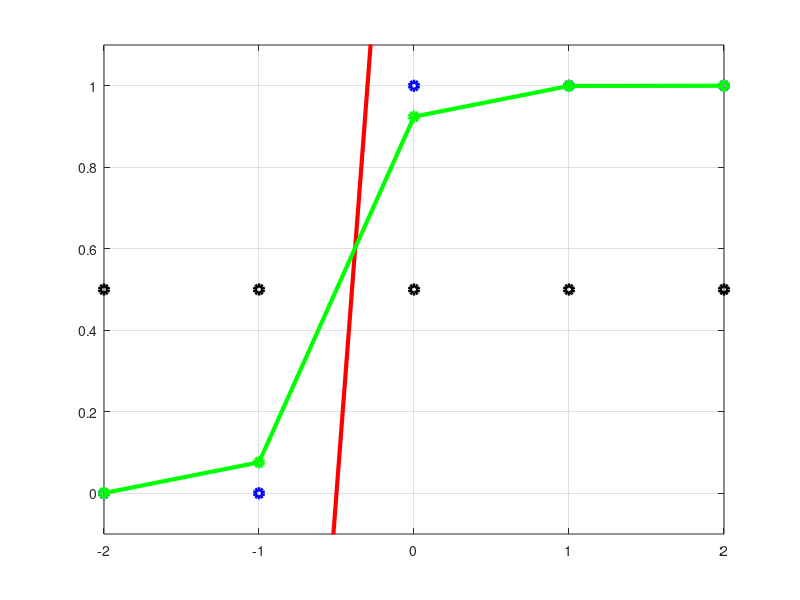

MATLAB code to generate this figure:
clear;clf
p=@(u) 1./(1+exp(-u));
dp=@(u) exp(-u)./(1+exp(-u)).^2;
x = [-2 -1 0 1 2]; t = [0 0 1 1 1];
plot(x,0*x+0.5,'ko','linewidth',3);hold on
plot(x,t,'bo','linewidth',3);
%u=5*(x+0.5);
w0=2.5; w=5;
u=w0+w*x
% for i=1:5
%     u(i)=w0+w*x(i);
% end
plot(x,u,'ro-','linewidth',3);
y=p(u);
plot(x,y,'go-','linewidth',3);
grid on
axis([-2 2 -0.1 1.1])